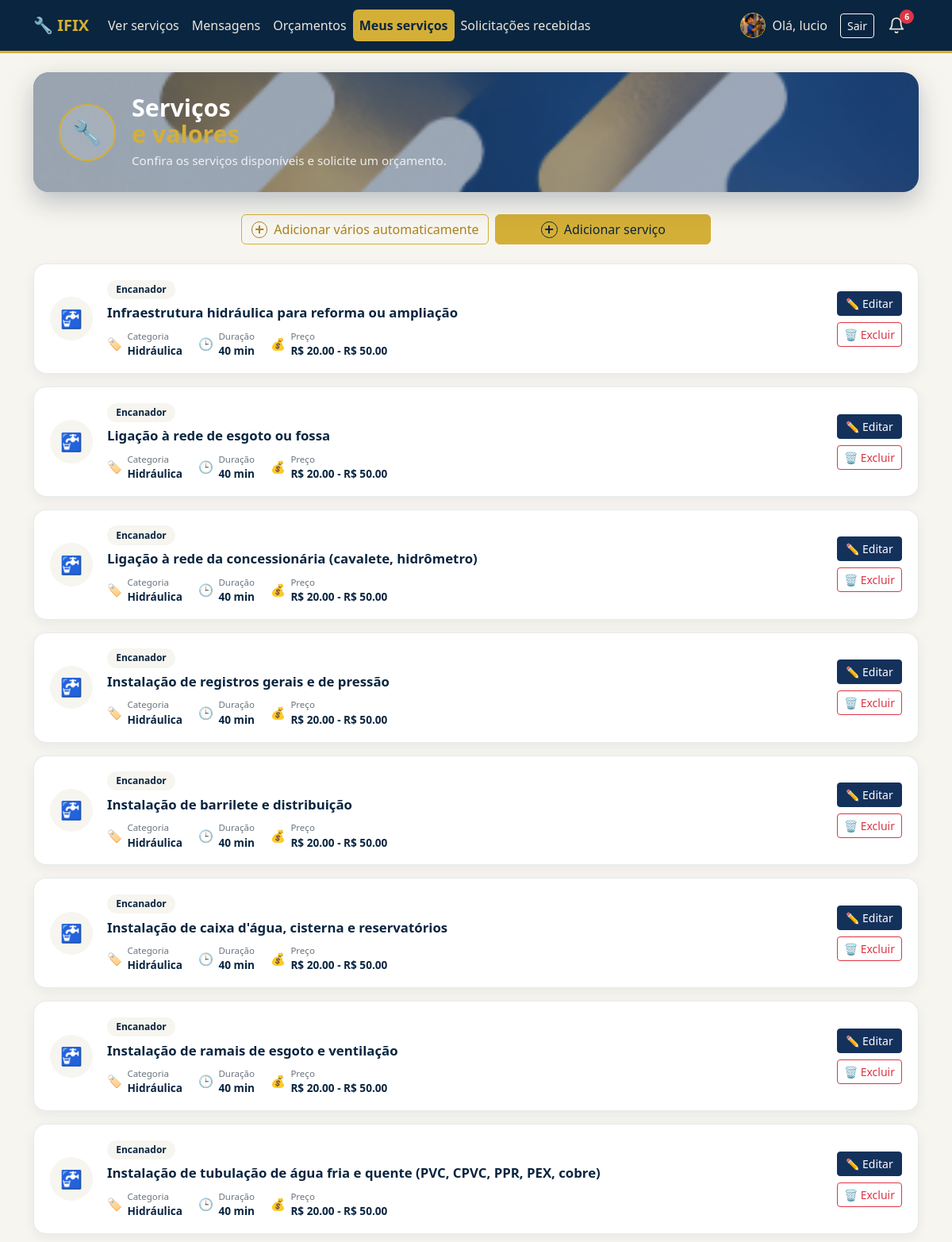
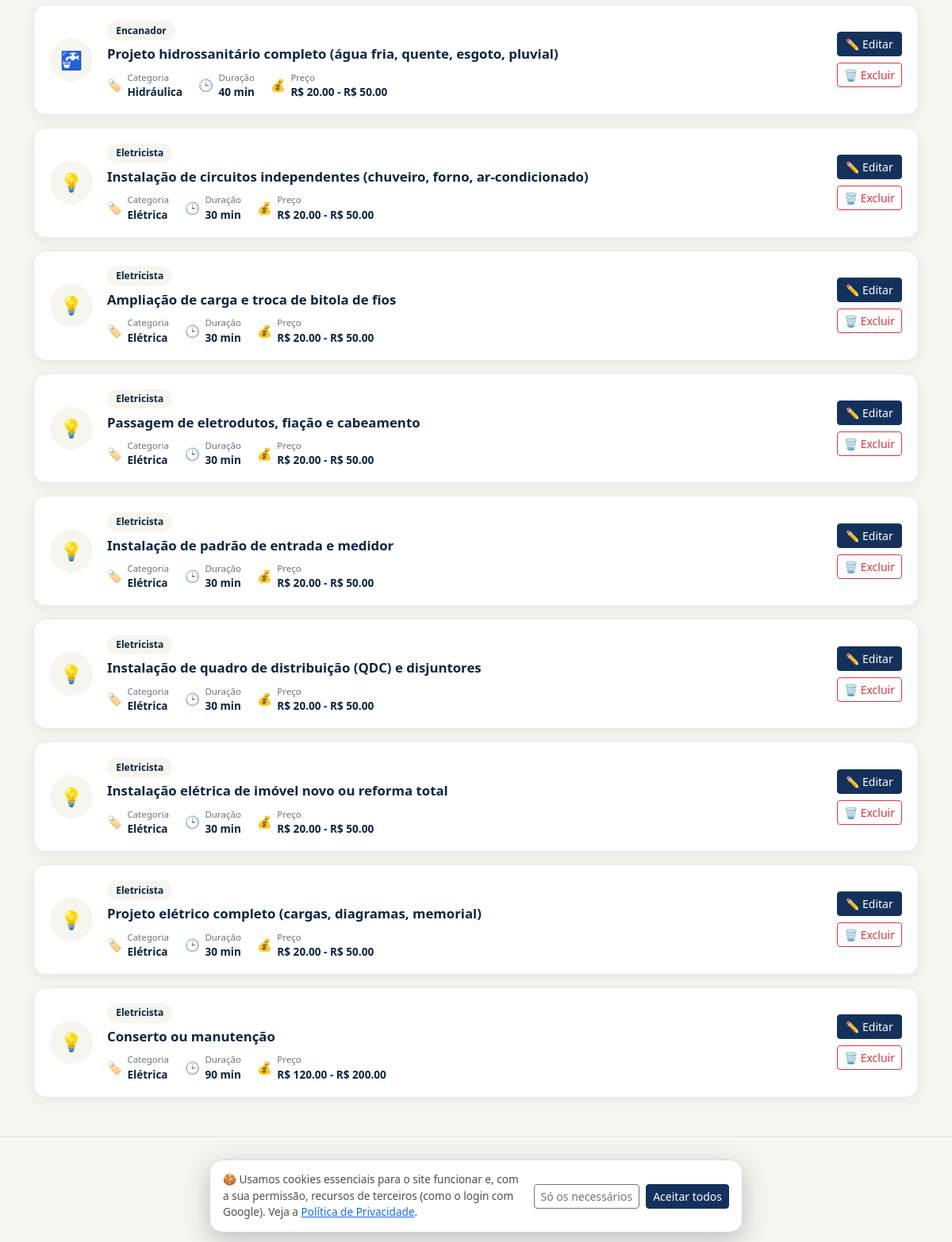
Page /servicos/profissional/meus-servicos/ (signed in) on the committed database (2 pictures, top to bottom).
### accounts/models.py (models this page shows, shortened)
class Profile(models.Model):
    TIPO_USUARIO = 'usuario'
    TIPO_PROFISSIONAL = 'profissional'
    TIPO_CHOICES = (
        (TIPO_USUARIO, 'Usuário'),
        (TIPO_PROFISSIONAL, 'Profissional'),
    )
    user = models.OneToOneField(
        settings.AUTH_USER_MODEL,
        on_delete=models.CASCADE,
        related_name='profile',
    )
    tipo = models.CharField(max_length=15, choices=TIPO_CHOICES, verbose_name='Tipo de conta')
    telefone = models.CharField(max_length=20, blank=True, verbose_name='Telefone')
    cep = models.CharField(max_length=9, blank=True, verbose_name='CEP')
    latitude = models.FloatField(null=True, blank=True, verbose_name='Latitude')
    longitude = models.FloatField(null=True, blank=True, verbose_name='Longitude')
    endereco = models.CharField(max_length=255, blank=True, verbose_name='Endereço')
    numero = models.CharField(max_length=10, blank=True, verbose_name='Número')
    complemento = models.CharField(max_length=100, blank=True, verbose_name='Complemento')
    bairro = models.CharField(max_length=120, blank=True, verbose_name='Bairro')
    cidade = models.CharField(max_length=120, blank=True, verbose_name='Cidade')
    uf = models.CharField(max_length=2, blank=True, verbose_name='UF')
    cidade_slug = models.SlugField(
        max_length=140, blank=True, db_index=True,
        help_text='Gerado sozinho a partir da cidade - usado nas páginas "Eletricista em Campinas".',
    )
    foto = models.FileField(upload_to='fotos_perfil/', blank=True, verbose_name='Foto de perfil')
    especialidades = models.ManyToManyField(
        'services.CategoriaServico',
        blank=True,
        related_name='profissionais',
        verbose_name='Especialidades/Áreas de atuação',
        help_text='Preenchido apenas para contas de profissionais. Um profissional pode atuar em mais de uma área.',
    )
    chave_pix = models.CharField(
        max_length=140, blank=True, verbose_name='Chave Pix para receber',
        help_text='Só para profissionais: chave (CPF, e-mail, telefone ou aleatória) onde o IFIX repassa o valor dos serviços concluídos.',
    )
    termos_aceitos = models.BooleanField(
        default=False,
        verbose_name='Termo de Condições de Uso aceito',
        help_text='Indica se o usuário já leu e aceitou o Termo de Condições de Uso e Prestação de Serviços.',
    )
    termos_aceitos_em = models.DateTimeField(
        null=True, blank=True,
        verbose_name='Data/hora do aceite do Termo',
    )
    site_url = models.URLField(
        max_length=200, blank=True, verbose_name='Link da sua página/site (opcional)',
        help_text='Só profissionais. Aparece na sua página pública (ex.: https://meusite.com.br).',
    )
    VERIF_NAO_ENVIADO = 'nao_enviado'
    VERIF_PENDENTE = 'pendente'
    VERIF_VERIFICADO = 'verificado'
    VERIF_RECUSADO = 'recusado'
    VERIF_CHOICES = (
        (VERIF_NAO_ENVIADO, 'Não enviado'),
        (VERIF_PENDENTE, 'Aguardando análise'),
        (VERIF_VERIFICADO, 'Verificado'),
        (VERIF_RECUSADO, 'Recusado'),
    )
    documento = models.FileField(
        upload_to=caminho_verificacao, storage=armazenamento_privado, blank=True,
        verbose_name='Documento com foto (RG/CNH)',
    )
    foto_verificacao = models.FileField(
        upload_to=caminho_verificacao, storage=armazenamento_privado, blank=True,
        verbose_name='Foto do rosto (selfie)',
    )
    verificacao_status = models.CharField(
        max_length=12, choices=VERIF_CHOICES, default=VERIF_NAO_ENVIADO,
        verbose_name='Situação da verificação',
    )
    verificacao_enviada_em = models.DateTimeField(null=True, blank=True, verbose_name='Enviado em')
    verificado_em = models.DateTimeField(null=True, blank=True, verbose_name='Verificado em')
    verificado_por = models.ForeignKey(
        settings.AUTH_USER_MODEL, null=True, blank=True, on_delete=models.SET_NULL,
        related_name='verificacoes_feitas', verbose_name='Verificado por',
    )
    verificacao_motivo_recusa = models.TextField(blank=True, verbose_name='Motivo da recusa')
    criado_em = models.DateTimeField(auto_now_add=True)
    class Meta:
        verbose_name = 'Perfil'
        verbose_name_plural = 'Perfis'
    @property
    def is_profissional(self):
        return self.tipo == self.TIPO_PROFISSIONAL
    @property
    def verificado(self):
        return self.is_profissional and self.verificacao_status == self.VERIF_VERIFICADO
    @property
    def is_usuario(self):
        return self.tipo == self.TIPO_USUARIO

### services/models.py (models this page shows, shortened)
class Servico(models.Model):
    profissional = models.ForeignKey(
        settings.AUTH_USER_MODEL,
        on_delete=models.CASCADE,
        related_name='servicos',
        limit_choices_to={'profile__tipo': 'profissional'},
    )
    categoria = models.ForeignKey(
        CategoriaServico,
        on_delete=models.PROTECT,
        related_name='servicos',
    )
    nome = models.CharField(max_length=150, verbose_name='Nome do serviço')  # P4
    slug = models.SlugField(
        max_length=180, unique=True, blank=True,
        help_text='Gerado sozinho (ex.: eletricista-joao-silva-12) - usado na URL da página do serviço.',
    )
    subservico = models.CharField(
        max_length=150, blank=True, verbose_name='Subserviço',
    )  # P4.1 - opção específica dentro do serviço, conforme a categoria
    descricao = models.TextField(verbose_name='Observação')  # P5
    preco_min = models.DecimalField(
        max_digits=10, decimal_places=2,
        validators=[MinValueValidator(0)],
        verbose_name='Preço da visita a partir de (R$)',
    )  # P6
    preco_max = models.DecimalField(
        max_digits=10, decimal_places=2,
        validators=[MinValueValidator(0)],
        verbose_name='Preço da visita até (R$)',
    )  # P6
    duracao_minutos = models.PositiveIntegerField(verbose_name='Duração estimada (minutos)')  # P7
    criado_em = models.DateTimeField(auto_now_add=True)
    atualizado_em = models.DateTimeField(auto_now=True)
    class Meta:
        verbose_name = 'Serviço'
        verbose_name_plural = 'Serviços'
        ordering = ['-criado_em']
    @property
    def faixa_preco(self):
        if self.preco_min == self.preco_max:
            return f'R$ {self.preco_min}'
        return f'R$ {self.preco_min} - R$ {self.preco_max}'

class CategoriaServico(models.Model):
    nome = models.CharField(max_length=100, unique=True)
    slug = models.SlugField(max_length=110, unique=True, blank=True)
    icone = models.CharField(
        max_length=30, blank=True,
        help_text='Nome de um emoji/ícone simples para exibir na listagem.',
    )
    class Meta:
        verbose_name = 'Categoria de serviço'
        verbose_name_plural = 'Categorias de serviço'
        ordering = ['nome']
    def get_absolute_url(self):
        return reverse('services:servico_categoria', args=[self.slug])

### services/views.py (the view)
# urls.py: path('profissional/meus-servicos/', views.meus_servicos, name='meus_servicos'),
@professional_required
def meus_servicos(request):
    servicos = Servico.objects.filter(profissional=request.user).select_related('categoria')
    return render(request, 'services/meus_servicos.html', {'servicos': servicos})

### accounts/context_processors.py (called while the page is built)
def google_login(request):
    client_id = getattr(settings, 'GOOGLE_OAUTH_CLIENT_ID', '')
    return {
        'google_client_id': client_id,
        'google_login_habilitado': bool(client_id),
    }

### services/context_processors.py (called while the page is built)
def mensagens_nao_lidas_qs(user):
    return MensagemSolicitacao.objects.filter(
        Q(solicitacao__usuario=user) | Q(solicitacao__servico__profissional=user),
        lida=False,
    ).exclude(autor=user).exclude(
        solicitacao__status=SolicitacaoServico.STATUS_CONCLUIDO,
        solicitacao__avaliacao__isnull=False,
    )

def contagens_do_usuario(user):
    return {
        'mensagens': mensagens_nao_lidas_qs(user).count(),
        'solicitacoes': SolicitacaoServico.objects.filter(
            servico__profissional=user, status=SolicitacaoServico.STATUS_PENDENTE,
        ).count(),
        'orcamentos': Orcamento.objects.filter(
            solicitacao__usuario=user,
            solicitacao__status=SolicitacaoServico.STATUS_CONFIRMADO,
            visualizado_pelo_cliente=False,
        ).count() + SolicitacaoServico.objects.filter(
            servico__profissional=user,
            status=SolicitacaoServico.STATUS_CONFIRMADO,
            visita_concluida_em__isnull=False,
            orcamento__isnull=True,
        ).count(),
    }

def dados_do_sino(user):
    acoes = acoes_pendentes(user)
    nao_lidas = list(user.notificacoes.filter(lida=False)[:8])
    total_nao_lidas = user.notificacoes.filter(lida=False).count()
    total = total_nao_lidas + len(acoes['pedidos']) + len(acoes['reagendamentos']) + len(acoes['orcamentos'])
    assinatura = '-'.join(str(x) for x in (
        total,
        nao_lidas[0].pk if nao_lidas else 0,
        ','.join(str(p.pk) for p in acoes['pedidos']),
        ','.join(str(r.pk) for r in acoes['reagendamentos']),
        ','.join(str(o.pk) for o in acoes['orcamentos']),
    ))
    return {
        'sino_acoes': acoes,
        'sino_notificacoes': nao_lidas,
        'sino_total': total,
        'sino_assinatura': assinatura,
    }

### services/pagamentos/__init__.py (called while the page is built)
def habilitado():
    return bool(getattr(settings, 'PIX_HABILITADO', False))

### services/templates/services/meus_servicos.html (shortened to what this page needs)
{% extends "base.html" %}
{% block content %}
<div class="mobile-bg-stage">
<div class="services-banner">
    <div class="services-banner-icon" aria-hidden="true">🔧</div>
    <div class="services-banner-text">
        <h1 class="services-banner-title">Serviços<br><span>e valores</span></h1>
        <p class="services-banner-subtitle">Confira os serviços disponíveis e solicite um orçamento.</p>
    </div>
</div>
<div class="d-flex justify-content-center gap-2 mb-4 flex-wrap">
    <a href="{% url 'services:servico_criar_em_lote' %}" class="btn btn-outline-success btn-icon-label">
        <span class="btn-plus-icon">+</span> Adicionar vários automaticamente
    </a>
    <a href="{% url 'services:servico_criar' %}" class="btn btn-success btn-icon-label">
        <span class="btn-plus-icon">+</span> Adicionar serviço
    </a>
</div>
<div class="service-row-list">
    {% for servico in servicos %}
        <article class="service-row-card">
            <div class="service-row-icon" aria-hidden="true">{{ servico.categoria.icone|default:"🔧" }}</div>
            <div class="service-row-body">
                <span class="service-row-pill">{{ servico.nome }}</span>
                <h2 class="service-row-title">{{ servico.subservico|default:servico.nome }}</h2>
                <div class="service-row-meta">
                    <span class="service-row-stat"><span class="service-row-stat-icon">🏷️</span><span><small>Categoria</small>{{ servico.categoria.nome }}</span></span>
                    <span class="service-row-stat"><span class="service-row-stat-icon">🕒</span><span><small>Duração</small>{{ servico.duracao_minutos }} min</span></span>
                    <span class="service-row-stat"><span class="service-row-stat-icon">💰</span><span><small>Preço</small>{{ servico.faixa_preco }}</span></span>
                </div>
            </div>
            <div class="service-row-actions">
                <a href="{% url 'services:servico_editar' servico.pk %}" class="btn btn-primary btn-sm">✏️ Editar</a>
                <a href="{% url 'services:servico_excluir' servico.pk %}" class="btn btn-outline-danger btn-sm">🗑️ Excluir</a>
            </div>
        </article>
    {% empty %}
        <p class="text-muted text-center">Você ainda não cadastrou nenhum serviço.</p>
    {% endfor %}
</div>
</div>
{% endblock %}

### templates/base.html (shortened to what this page needs)
{% load static %}
<!DOCTYPE html>
<html lang="pt-br">
<head>
    <link href="https://cdn.jsdelivr.net/npm/bootstrap@5.3.3/dist/css/bootstrap.min.css" rel="stylesheet">
    <link href="{% static 'css/style.css' %}?v=84" rel="stylesheet">
</head>
<body class="{% if request.resolver_match %}has-bottom-nav{% endif %}">
<nav class="navbar navbar-expand-lg navbar-dark bg-dark mb-4">
    <div class="container">
        <a class="navbar-brand fw-bold" href="{% url 'home' %}">🔧 IFIX</a>
        {% include "_sino.html" %}
        <div class="collapse navbar-collapse" id="nav">
            <ul class="navbar-nav me-auto">
                <li class="nav-item">
                    <a class="nav-link " href="{% url 'services:servico_list' %}">Ver serviços</a>
                </li>
                {% if user.is_authenticated %}
                    <li class="nav-item">
                        <a class="nav-link {% if '/servicos/mensagens/' in request.path or '/conversa/' in request.path %}active{% endif %}" href="{% url 'services:mensagens' %}">
                            Mensagens <span class="badge text-bg-danger" data-live="mensagens" {% if not total_mensagens_nao_lidas %}hidden{% endif %}>{{ total_mensagens_nao_lidas }}</span>
                        </a>
                    </li>
                    {% if tem_orcamentos_visiveis %}
                        <li class="nav-item">
                            <a class="nav-link " href="{% url 'services:orcamentos_lista' %}">
                                Orçamentos <span class="badge text-bg-danger" data-live="orcamentos" {% if not total_orcamentos_novos %}hidden{% endif %}>{{ total_orcamentos_novos }}</span>
                            </a>
                        </li>
                    {% endif %}
                {% endif %}
                {% if user.is_authenticated and user.profile.is_profissional %}
                    <li class="nav-item"><a class="nav-link {% if request.resolver_match.url_name == 'meus_servicos' or request.resolver_match.url_name == 'servico_criar' or request.resolver_match.url_name == 'servico_editar' %}active{% endif %}" href="{% url 'services:meus_servicos' %}">Meus serviços</a></li>
                    <li class="nav-item">
                        <a class="nav-link " href="{% url 'services:solicitacoes_recebidas' %}">
                            Solicitações recebidas <span class="badge text-bg-danger" data-live="solicitacoes" {% if not total_solicitacoes_pendentes %}hidden{% endif %}>{{ total_solicitacoes_pendentes }}</span>
                        </a>
                    </li>
                {% endif %}
            </ul>
            <ul class="navbar-nav align-items-lg-center">
                {% if user.is_authenticated %}
                    <li class="nav-item d-flex align-items-center">
                        <a class="nav-link d-flex align-items-center gap-2 mb-0 {% if request.resolver_match.url_name == 'profile_edit' %}active{% endif %}" href="{% url 'accounts:profile_edit' %}">
                            {% if user.profile.foto %}
                                <img src="{{ user.profile.foto.url }}" alt="Foto de perfil" class="profile-avatar">
                            {% else %}
                                <span class="profile-avatar profile-avatar-placeholder" aria-label="Sem foto de perfil">{{ user.username|first|upper }}</span>
                            {% endif %}
                            Olá, {{ user.first_name|default:user.username }}
                        </a>
                        <form method="post" action="{% url 'accounts:logout' %}" class="d-inline ms-2">
                            <button type="submit" class="btn btn-outline-light btn-sm">Sair</button>
                        </form>
                    </li>
                {% endif %}
            </ul>
        </div>
    </div>
</nav>
<div class="container mb-5">
    {% block content %}{% endblock %}
</div>
<footer class="text-center text-muted py-4 border-top">
    <nav aria-label="Categorias de serviço" class="mb-2">
        {% for cat in categorias_rodape %}<a class="text-muted mx-2" href="{{ cat.get_absolute_url }}">{{ cat.nome }}</a>{% endfor %}
        <a class="text-muted mx-2" href="{% url 'services:servico_list' %}">Todos os serviços</a>
    </nav>
    <nav aria-label="Informações legais" class="mb-2 small">
        <a class="text-muted mx-2 text-nowrap" href="{% url 'privacidade' %}">Política de Privacidade</a>
        <a class="text-muted mx-2 text-nowrap" href="{% url 'termos_clientes' %}">Termos de Uso</a>
        <a class="text-muted mx-2 text-nowrap" href="#" data-cookie-config>Preferências de cookies</a>
    </nav>
    <small>&copy; IFIX &middot; Profissionais de confiança perto de você</small>
</footer>
{% include "_cookie_banner.html" %}
</body>
</html>

### rows in the picture
Servico: categoria.icone "🚰", nome "Encanador", subservico "Infraestrutura hidráulica para reforma ou ampliação", categoria.nome "Hidráulica", duracao_minutos "40", faixa_preco "R$ 20.00 - R$ 50.00"
Servico: categoria.icone "🚰", nome "Encanador", subservico "Ligação à rede de esgoto ou fossa", categoria.nome "Hidráulica", duracao_minutos "40", faixa_preco "R$ 20.00 - R$ 50.00"
Servico: categoria.icone "🚰", nome "Encanador", subservico "Ligação à rede da concessionária (cavalete, hidrômetro)", categoria.nome "Hidráulica", duracao_minutos "40", faixa_preco "R$ 20.00 - R$ 50.00"
Servico: categoria.icone "🚰", nome "Encanador", subservico "Instalação de registros gerais e de pressão", categoria.nome "Hidráulica", duracao_minutos "40", faixa_preco "R$ 20.00 - R$ 50.00"
Servico: categoria.icone "🚰", nome "Encanador", subservico "Instalação de barrilete e distribuição", categoria.nome "Hidráulica", duracao_minutos "40", faixa_preco "R$ 20.00 - R$ 50.00"
Servico: categoria.icone "🚰", nome "Encanador", subservico "Instalação de caixa d'água, cisterna e reservatórios", categoria.nome "Hidráulica", duracao_minutos "40", faixa_preco "R$ 20.00 - R$ 50.00"
Servico: categoria.icone "🚰", nome "Encanador", subservico "Instalação de ramais de esgoto e ventilação", categoria.nome "Hidráulica", duracao_minutos "40", faixa_preco "R$ 20.00 - R$ 50.00"
Servico: categoria.icone "🚰", nome "Encanador", subservico "Instalação de tubulação de água fria e quente (PVC, CPVC, PPR, PEX, cobre)", categoria.nome "Hidráulica", duracao_minutos "40", faixa_preco "R$ 20.00 - R$ 50.00"
Servico: categoria.icone "🚰", nome "Encanador", subservico "Projeto hidrossanitário completo (água fria, quente, esgoto, pluvial)", categoria.nome "Hidráulica", duracao_minutos "40", faixa_preco "R$ 20.00 - R$ 50.00"
Servico: categoria.icone "💡", nome "Eletricista", subservico "Instalação de circuitos independentes (chuveiro, forno, ar-condicionado)", categoria.nome "Elétrica", duracao_minutos "30", faixa_preco "R$ 20.00 - R$ 50.00"
Servico: categoria.icone "💡", nome "Eletricista", subservico "Ampliação de carga e troca de bitola de fios", categoria.nome "Elétrica", duracao_minutos "30", faixa_preco "R$ 20.00 - R$ 50.00"
Servico: categoria.icone "💡", nome "Eletricista", subservico "Passagem de eletrodutos, fiação e cabeamento", categoria.nome "Elétrica", duracao_minutos "30", faixa_preco "R$ 20.00 - R$ 50.00"
Servico: categoria.icone "💡", nome "Eletricista", subservico "Instalação de padrão de entrada e medidor", categoria.nome "Elétrica", duracao_minutos "30", faixa_preco "R$ 20.00 - R$ 50.00"
Servico: categoria.icone "💡", nome "Eletricista", subservico "Instalação de quadro de distribuição (QDC) e disjuntores", categoria.nome "Elétrica", duracao_minutos "30", faixa_preco "R$ 20.00 - R$ 50.00"
Servico: categoria.icone "💡", nome "Eletricista", subservico "Instalação elétrica de imóvel novo ou reforma total", categoria.nome "Elétrica", duracao_minutos "30", faixa_preco "R$ 20.00 - R$ 50.00"
Servico: categoria.icone "💡", nome "Eletricista", subservico "Projeto elétrico completo (cargas, diagramas, memorial)", categoria.nome "Elétrica", duracao_minutos "30", faixa_preco "R$ 20.00 - R$ 50.00"
Servico: categoria.icone "💡", nome "Eletricista", subservico "Conserto ou manutenção", categoria.nome "Elétrica", duracao_minutos "90", faixa_preco "R$ 120.00 - R$ 200.00"

### other values in the picture
{{ sino_total }} "6"
{{ user.first_name|default:user.username }} "lucio"
